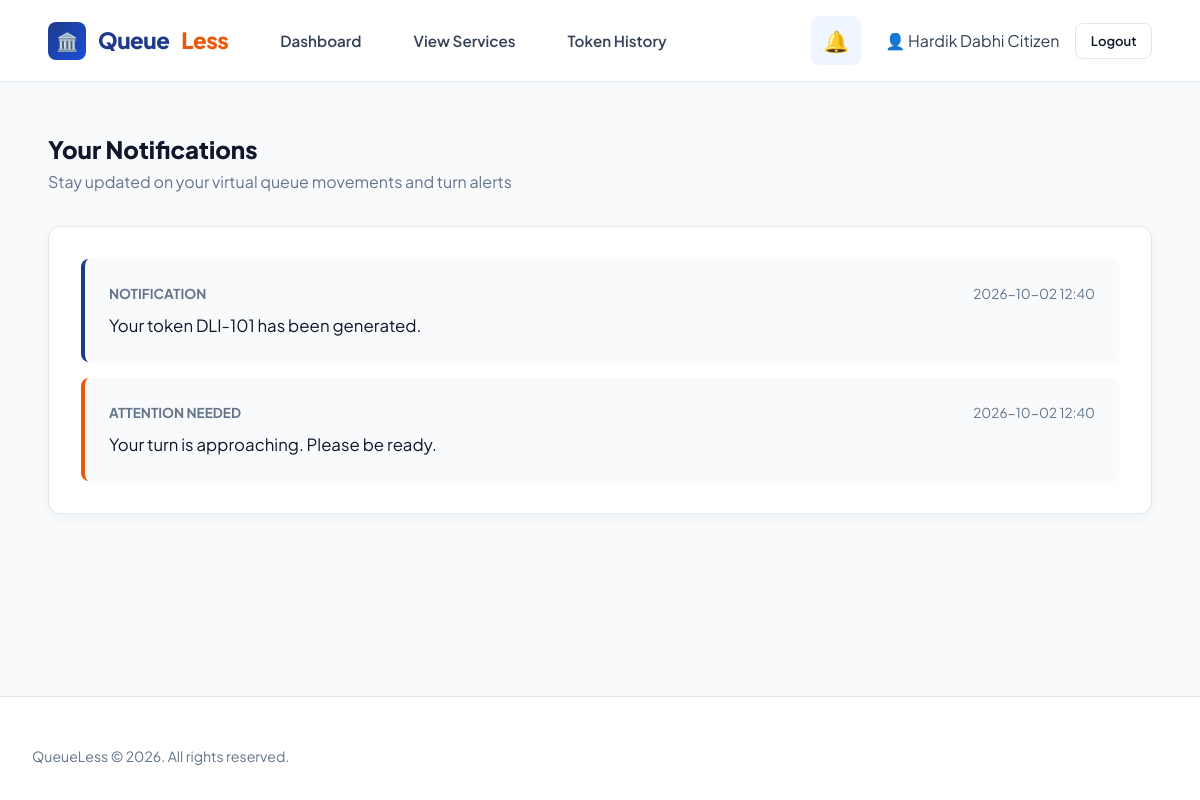
Page /citizen/notifications (signed in) on the committed database.
### models/user.py (models this page shows, shortened)
class User(db.Model):
    __tablename__ = 'users'
    id = db.Column(db.Integer, primary_key=True, autoincrement=True)
    name = db.Column(db.String(100), nullable=False)
    email = db.Column(db.String(100), nullable=False, unique=True, index=True)
    mobile = db.Column(db.String(20), nullable=True)
    password = db.Column(db.String(255), nullable=False)
    role = db.Column(db.Enum('citizen', 'staff', 'admin', name='user_roles'), nullable=False, default='citizen', index=True)
    created_at = db.Column(db.DateTime, default=datetime.utcnow)
    tokens = db.relationship('Token', backref='user', lazy=True, cascade="all, delete-orphan")
    notifications = db.relationship('Notification', backref='user', lazy=True, cascade="all, delete-orphan")
    assigned_counters = db.relationship('Counter', backref='assigned_staff', foreign_keys='Counter.staff_id', lazy=True)
    @property
    def counter_id(self):
        return self.assigned_counters[0].id if self.assigned_counters else None

### models/notification.py (models this page shows, shortened)
class Notification(db.Model):
    __tablename__ = 'notifications'
    id = db.Column(db.Integer, primary_key=True, autoincrement=True)
    user_id = db.Column(db.Integer, db.ForeignKey('users.id'), nullable=False)
    token_id = db.Column(db.Integer, db.ForeignKey('tokens.id'), nullable=False)
    message = db.Column(db.Text, nullable=False)
    type = db.Column(db.String(50), default='info') # 'your_turn', 'approaching', 'completed'
    is_read = db.Column(db.Boolean, default=False)
    created_at = db.Column(db.DateTime, default=datetime.utcnow)

### routes/citizen.py (the view)
@citizen_bp.route('/notifications')
@citizen_required
def notifications():
    user_id = session['user_id']
    notifications = Notification.query.filter_by(user_id=user_id).order_by(Notification.created_at.desc()).all()
    unread_notifications = [n for n in notifications if not n.is_read]
    for n in unread_notifications:
        n.is_read = True
    db.session.commit()
    return render_template('citizen/notifications.html', notifications=notifications)

### routes/citizen.py (called while the page is built)
def citizen_required(f):
    @wraps(f)
    def decorated_function(*args, **kwargs):
        if 'user_id' not in session:
            flash('Please log in to access your citizen dashboard.', 'warning')
            return redirect(url_for('auth.login'))
        return f(*args, **kwargs)
    return decorated_function

### templates/citizen/notifications.html (shortened to what this page needs)
<!DOCTYPE html>
<html lang="en">
<head>
  <link rel="stylesheet" href="{{ url_for('static', filename='css/style.css') }}">
</head>
<body>
  <nav class="navbar">
    <div class="nav-left">
      <a href="{{ url_for('index') }}" class="brand">
        <div class="brand-icon">🏛️</div>
        Queue<span>Less</span>
      </a>
      <ul class="nav-menu">
        <li><a href="{{ url_for('citizen.dashboard') }}" class="nav-link">Dashboard</a></li>
        <li><a href="{{ url_for('citizen.services') }}" class="nav-link">View Services</a></li>
        <li><a href="{{ url_for('citizen.history') }}" class="nav-link">Token History</a></li>
      </ul>
    </div>
    <div class="nav-right" style="display: flex; align-items: center; gap: 1rem;">
      <a href="{{ url_for('citizen.notifications') }}" class="nav-link active" style="position: relative; text-decoration: none; font-size: 1.3rem;" title="Notifications">
        🔔
      </a>
      <div class="user-badge" style="margin-left: 0.5rem;">
        <span>👤 {{ current_user.name if current_user else 'Citizen' }}</span>
        <span class="role-tag citizen">Citizen</span>
      </div>
      <a href="{{ url_for('auth.logout') }}" class="btn btn-outline btn-sm">Logout</a>
    </div>
  </nav>
  <div class="main-container">
    <div style="margin-bottom: 2rem;">
      <h2 style="font-weight: 800; color: var(--text-dark);">Your Notifications</h2>
      <p style="color: var(--text-muted);">Stay updated on your virtual queue movements and turn alerts</p>
    </div>
    <div class="form-card">
      {% if notifications %}
        <div style="display: flex; flex-direction: column; gap: 1rem;">
          {% for n in notifications %}
            <div style="padding: 1.5rem; border-radius: 8px; border-left: 4px solid
              {% if n.type == 'success' %}var(--status-completed)
              {% elif n.type == 'warning' %}var(--accent-orange)
              {% elif n.type == 'info' %}var(--primary-royal)
              {% else %}var(--border-color){% endif %}; background: {% if not n.is_read %}var(--bg-main){% else %}white{% endif %}; border-top: 1px solid var(--border-color); border-right: 1px solid var(--border-color); border-bottom: 1px solid var(--border-color); box-shadow: 0 2px 5px rgba(0,0,0,0.02);">
              <div style="display: flex; justify-content: space-between; margin-bottom: 0.5rem;">
                <span style="font-size: 0.85rem; font-weight: 700; color: var(--text-muted); text-transform: uppercase;">
                  {% if n.type == 'success' %}System Update
                  {% elif n.type == 'warning' %}Attention Needed
                  {% else %}Notification{% endif %}
                </span>
                <span style="font-size: 0.85rem; color: var(--text-muted);">{{ n.created_at.strftime('%Y-%m-%d %H:%M') if n.created_at }}</span>
              </div>
              <div style="font-size: 1.05rem; color: var(--text-dark); line-height: 1.5;">
                {{ n.message }}
              </div>
            </div>
          {% endfor %}
        </div>
      {% endif %}
    </div>
  </div>
  <footer>
    <div class="footer-content">
      <div class="footer-copyright">QueueLess © 2026. All rights reserved.</div>
    </div>
  </footer>
</body>
</html>

### static/css/style.css (style rules this page uses)
:root { --font-family: 'Plus Jakarta Sans', system-ui, -apple-system, sans-serif; --bg-main: #f8fafc; --bg-alt: #f1f5f9; --card-bg: #ffffff; --nav-bg: #ffffff; --primary-royal: #1e3a8a; --primary-blue: #1d4ed8; --primary-light: #eff6ff; --accent-orange: #ea580c; --accent-amber: #f59e0b; --accent-light: #fff7ed; --text-dark: #0f172a; --text-body: #334155; --text-muted: #64748b; --border-light: #e2e8f0; --status-waiting: #f59e0b; --status-serving: #10b981; --status-completed: #2563eb; --status-skipped: #ef4444; --radius-sm: 8px; --radius-md: 12px; --radius-lg: 18px; --shadow-soft: 0 10px 25px -5px rgba(15, 23, 42, 0.05), 0 8px 10px -6px rgba(15, 23, 42, 0.01); --shadow-card: 0 4px 14px rgba(15, 23, 42, 0.04); --shadow-hover: 0 12px 30px -4px rgba(15, 23, 42, 0.1); --transition: all 0.2s cubic-bezier(0.4, 0, 0.2, 1); }
* { box-sizing: border-box; margin: 0; padding: 0; }
body { font-family: var(--font-family); background-color: var(--bg-main); color: var(--text-body); min-height: 100vh; display: flex; flex-direction: column; line-height: 1.6; overflow-x: hidden; }
a { color: var(--primary-blue); text-decoration: none; transition: var(--transition); }
.navbar { display: flex; justify-content: space-between; align-items: center; padding: 1rem 3rem; background-color: var(--nav-bg); border-bottom: 1px solid var(--border-light); position: sticky; top: 0; z-index: 1000; box-shadow: 0 2px 10px rgba(0, 0, 0, 0.02); }
.nav-left { display: flex; align-items: center; gap: 2.5rem; }
.brand { display: flex; align-items: center; gap: 0.75rem; font-weight: 800; font-size: 1.4rem; color: var(--primary-royal); letter-spacing: -0.5px; }
.brand-icon { background: linear-gradient(135deg, var(--primary-royal), var(--primary-blue)); color: #ffffff; width: 38px; height: 38px; border-radius: var(--radius-sm); display: flex; align-items: center; justify-content: center; font-size: 1.1rem; }
.brand span { color: var(--accent-orange); }
.nav-menu { display: flex; align-items: center; gap: 1.75rem; list-style: none; }
.nav-link { color: var(--text-body); font-weight: 600; font-size: 0.95rem; padding: 0.5rem 0.75rem; border-radius: var(--radius-sm); }
.nav-link:hover, .nav-link.active { color: var(--primary-royal); background-color: var(--primary-light); }
.nav-right { display: flex; align-items: center; gap: 1rem; }
.btn { display: inline-flex; align-items: center; justify-content: center; gap: 0.5rem; padding: 0.65rem 1.4rem; font-weight: 600; font-size: 0.92rem; border-radius: var(--radius-sm); border: 1px solid transparent; cursor: pointer; transition: var(--transition); font-family: inherit; }
.btn-outline { background-color: transparent; border-color: var(--border-light); color: var(--text-dark); }
.btn-sm { padding: 0.4rem 0.9rem; font-size: 0.82rem; }
.main-container { max-width: 1240px; width: 92%; margin: 3rem auto; flex: 1; }
.form-card { background: #ffffff; padding: 2rem; border-radius: var(--radius-md); border: 1px solid var(--border-light); box-shadow: var(--shadow-card); }
footer { background-color: #ffffff; border-top: 1px solid var(--border-light); padding: 3rem 2rem 2rem; margin-top: auto; }
.footer-content { max-width: 1240px; margin: 0 auto; display: flex; justify-content: space-between; align-items: center; flex-wrap: wrap; gap: 1.5rem; }
.footer-copyright { color: var(--text-muted); font-size: 0.88rem; }

### rows in the picture
User: name "Hardik Dabhi"
Notification: type "NOTIFICATION", created_at "2026-10-02 12:40", message "Your token DLI-101 has been generated."
Notification: type "ATTENTION NEEDED", created_at "2026-10-02 12:40", message "Your turn is approaching. Please be ready."
